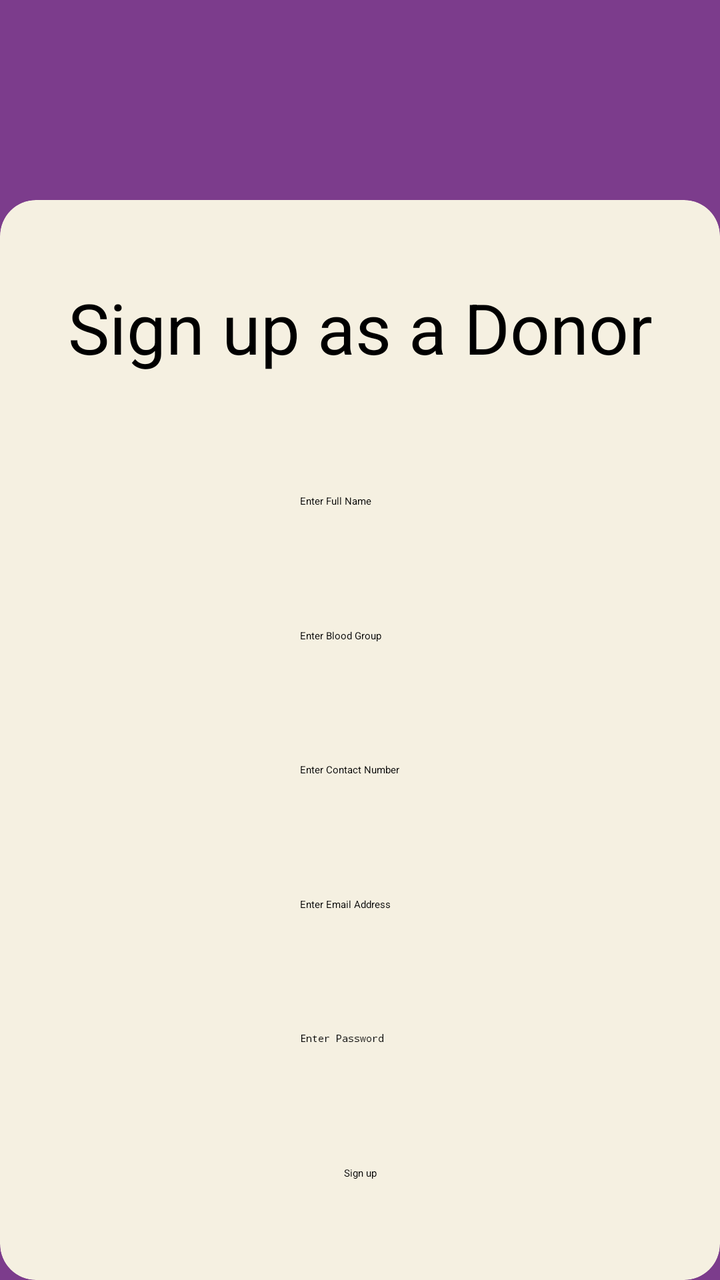
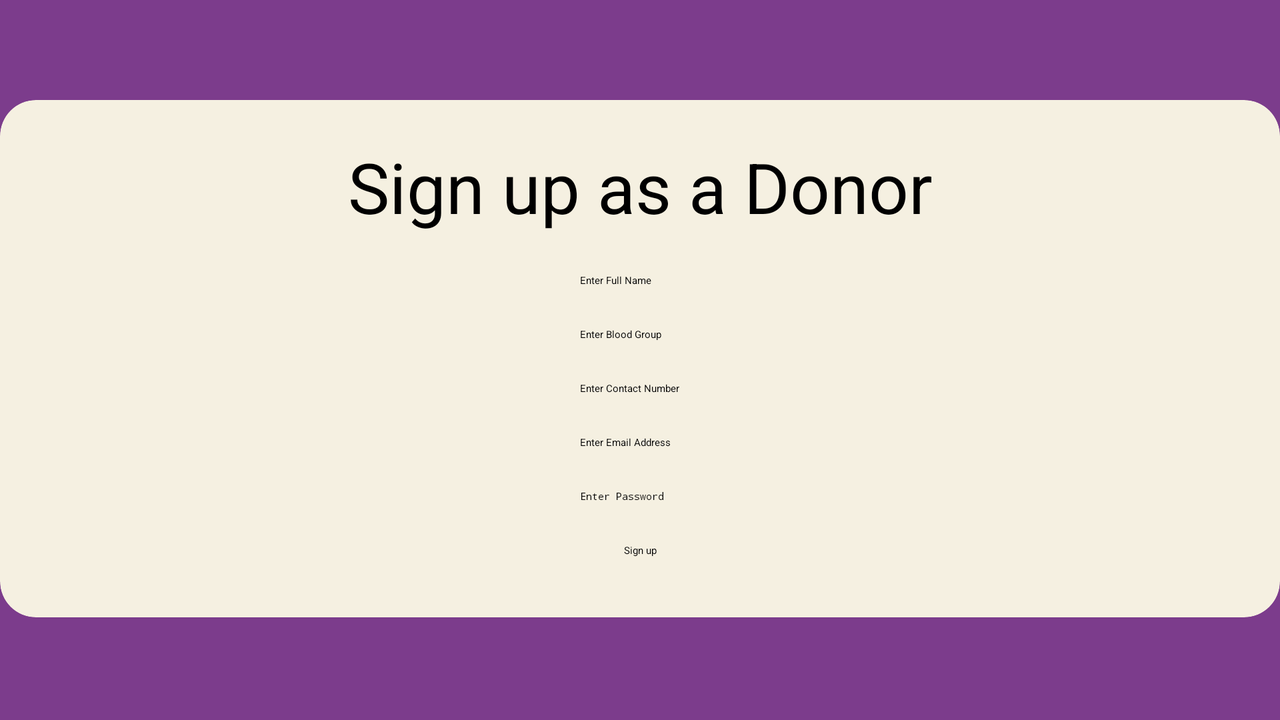

An Android layout and its configuration variant, each rendered on a device that would load it. The default file and the variant file are quoted in full after the pictures.
<!-- AndroidManifest.xml: application theme Theme.BloodBank -->
<!-- res/layout/activity_signup_donor.xml -->
<?xml version="1.0" encoding="utf-8"?>
<androidx.constraintlayout.widget.ConstraintLayout xmlns:android="http://schemas.android.com/apk/res/android"
    xmlns:app="http://schemas.android.com/apk/res-auto"
    xmlns:tools="http://schemas.android.com/tools"
    android:layout_width="match_parent"
    android:layout_height="match_parent"
    tools:context=".SignupActivity"
    android:background="@color/app_bg">
    <androidx.cardview.widget.CardView
        android:backgroundTint="@color/card_bg"
        android:layout_width="match_parent"
        android:layout_height="match_parent"
        android:layout_marginTop="100dp"
        app:layout_constraintTop_toTopOf="parent"
        app:layout_constraintEnd_toEndOf="parent"
        app:layout_constraintStart_toStartOf="parent"
        app:layout_constraintBottom_toBottomOf="parent"
        app:cardCornerRadius="@dimen/card_radius">
    <androidx.constraintlayout.widget.ConstraintLayout
        android:layout_width="match_parent"
        android:layout_height="match_parent"
        >

        <TextView
            android:id="@+id/titleText"
            android:layout_width="match_parent"
            android:layout_height="wrap_content"
            android:text="@string/signupDonor"
            android:textAlignment="center"
            android:textSize="@dimen/text_large"
            android:paddingTop="20dp"
            app:layout_constraintTop_toTopOf="parent"
            app:layout_constraintStart_toStartOf="parent"
            app:layout_constraintEnd_toEndOf="parent"
            app:layout_constraintBottom_toTopOf="@+id/editTextName"
            />

        <EditText
            android:id="@+id/editTextName"
            android:layout_width="wrap_content"
            android:layout_height="wrap_content"
            android:ems="10"
            android:layout_marginTop="40dp"
            android:inputType="textPersonName"
            android:hint="@string/nameHint"
            app:layout_constraintTop_toBottomOf="@id/titleText"
            app:layout_constraintStart_toStartOf="parent"
            app:layout_constraintEnd_toEndOf="parent"
            app:layout_constraintBottom_toTopOf="@id/editTextBloodGrp"/>

        <EditText
            android:id="@+id/editTextBloodGrp"
            android:layout_width="wrap_content"
            android:layout_height="wrap_content"
            android:ems="10"
            android:layout_marginTop="40dp"
            android:inputType="textPersonName"
            android:hint="@string/bloodgrpHint"
            android:maxLength="3"
            app:layout_constraintTop_toBottomOf="@id/editTextName"
            app:layout_constraintStart_toStartOf="parent"
            app:layout_constraintEnd_toEndOf="parent"
            app:layout_constraintBottom_toTopOf="@id/editTextPhone"/>

        <EditText
            android:id="@+id/editTextPhone"
            android:layout_width="wrap_content"
            android:layout_height="wrap_content"
            android:ems="10"
            android:layout_marginTop="40dp"
            android:maxLength="10"
            android:inputType="phone"
            android:hint="@string/contactHint"
            app:layout_constraintStart_toStartOf="parent"
            app:layout_constraintEnd_toEndOf="parent"
            app:layout_constraintBottom_toTopOf="@id/editTextEmailAddress"
            app:layout_constraintTop_toBottomOf="@id/editTextBloodGrp"/>

        <EditText
            android:id="@+id/editTextEmailAddress"
            android:layout_width="wrap_content"
            android:layout_height="wrap_content"
            android:ems="10"
            android:layout_marginTop="40dp"
            android:inputType="textEmailAddress"
            app:layout_constraintTop_toBottomOf="@id/editTextPhone"
            app:layout_constraintBottom_toTopOf="@id/editTextPassword"
            app:layout_constraintStart_toStartOf="parent"
            app:layout_constraintEnd_toEndOf="parent"
            android:hint="@string/emailHint"
            />

        <EditText
            android:id="@+id/editTextPassword"
            android:layout_width="wrap_content"
            android:layout_height="wrap_content"
            android:ems="10"
            android:layout_marginTop="40dp"
            android:inputType="textPassword"
            app:layout_constraintTop_toBottomOf="@id/editTextEmailAddress"
            app:layout_constraintStart_toStartOf="parent"
            app:layout_constraintEnd_toEndOf="parent"
            app:layout_constraintBottom_toTopOf="@id/signupBtn"
            android:hint="@string/passwordHint"/>


        <Button
            android:id="@+id/signupBtn"
            android:layout_width="wrap_content"
            android:layout_height="wrap_content"
            android:text="@string/signup"
            android:layout_marginTop="40dp"
            app:layout_constraintTop_toBottomOf="@id/editTextPassword"
            app:layout_constraintStart_toStartOf="parent"
            app:layout_constraintEnd_toEndOf="parent"
            android:backgroundTint="@color/btn_success"
            app:layout_constraintBottom_toBottomOf="parent"
            android:layout_marginBottom="30dp"/>

    </androidx.constraintlayout.widget.ConstraintLayout>
    </androidx.cardview.widget.CardView>
</androidx.constraintlayout.widget.ConstraintLayout>
<!-- resources referenced by this layout -->
<resources>
  <color name="app_bg">#7c3c8c</color>
  <color name="btn_success">#0BCE83</color>
  <color name="card_bg">#f5f0e1</color>
  <dimen name="card_radius">18dp</dimen>
  <dimen name="text_large">35sp</dimen>
  <string name="bloodgrpHint">Enter Blood Group</string>
  <string name="contactHint">Enter Contact Number</string>
  <string name="emailHint">Enter Email Address</string>
  <string name="nameHint">Enter Full Name</string>
  <string name="passwordHint">Enter Password</string>
  <string name="signup">Sign up</string>
  <string name="signupDonor">Sign up as a Donor</string>
</resources>
<!-- res/layout-land/activity_signup_donor.xml (the repository's variant of the layout above) -->
<!-- drawn on the phone turned sideways -->
<?xml version="1.0" encoding="utf-8"?>
<androidx.constraintlayout.widget.ConstraintLayout xmlns:android="http://schemas.android.com/apk/res/android"
    xmlns:app="http://schemas.android.com/apk/res-auto"
    xmlns:tools="http://schemas.android.com/tools"
    android:layout_width="match_parent"
    android:layout_height="match_parent"
    tools:context=".SignupActivity"
    android:background="@color/app_bg">
    <ScrollView
        android:id="@+id/scrollView"
        android:layout_width="match_parent"
        android:layout_height="match_parent"
        app:layout_constraintTop_toTopOf="parent"
        app:layout_constraintEnd_toEndOf="parent"
        app:layout_constraintStart_toStartOf="parent"
        app:layout_constraintBottom_toBottomOf="parent">
    <LinearLayout
        android:layout_width="match_parent"
        android:layout_height="match_parent"
        android:orientation="vertical" >
        <androidx.cardview.widget.CardView
            android:backgroundTint="@color/card_bg"
            android:layout_width="match_parent"
            android:layout_height="match_parent"
            android:layout_marginTop="50dp"
            app:cardCornerRadius="@dimen/card_radius">
        <androidx.constraintlayout.widget.ConstraintLayout
            android:layout_width="match_parent"
            android:layout_height="match_parent"
            >

            <TextView
                android:id="@+id/titleText"
                android:layout_width="match_parent"
                android:layout_height="wrap_content"
                android:text="@string/signupDonor"
                android:textAlignment="center"
                android:textSize="@dimen/text_large"
                android:paddingTop="20dp"
                app:layout_constraintTop_toTopOf="parent"
                app:layout_constraintStart_toStartOf="parent"
                app:layout_constraintEnd_toEndOf="parent"
                app:layout_constraintBottom_toTopOf="@+id/editTextName"
                />

            <EditText
                android:id="@+id/editTextName"
                android:layout_width="wrap_content"
                android:layout_height="wrap_content"
                android:ems="10"
                android:layout_marginTop="20dp"
                android:inputType="textPersonName"
                android:hint="@string/nameHint"
                app:layout_constraintTop_toBottomOf="@id/titleText"
                app:layout_constraintStart_toStartOf="parent"
                app:layout_constraintEnd_toEndOf="parent"
                app:layout_constraintBottom_toTopOf="@id/editTextBloodGrp"/>

            <EditText
                android:id="@+id/editTextBloodGrp"
                android:layout_width="wrap_content"
                android:layout_height="wrap_content"
                android:ems="10"
                android:layout_marginTop="20dp"
                android:inputType="textPersonName"
                android:hint="@string/bloodgrpHint"
                android:maxLength="3"
                app:layout_constraintTop_toBottomOf="@id/editTextName"
                app:layout_constraintStart_toStartOf="parent"
                app:layout_constraintEnd_toEndOf="parent"
                app:layout_constraintBottom_toTopOf="@id/editTextPhone"/>

            <EditText
                android:id="@+id/editTextPhone"
                android:layout_width="wrap_content"
                android:layout_height="wrap_content"
                android:ems="10"
                android:layout_marginTop="20dp"
                android:maxLength="10"
                android:inputType="phone"
                android:hint="@string/contactHint"
                app:layout_constraintStart_toStartOf="parent"
                app:layout_constraintEnd_toEndOf="parent"
                app:layout_constraintBottom_toTopOf="@id/editTextEmailAddress"
                app:layout_constraintTop_toBottomOf="@id/editTextBloodGrp"/>

            <EditText
                android:id="@+id/editTextEmailAddress"
                android:layout_width="wrap_content"
                android:layout_height="wrap_content"
                android:ems="10"
                android:layout_marginTop="20dp"
                android:inputType="textEmailAddress"
                app:layout_constraintTop_toBottomOf="@id/editTextPhone"
                app:layout_constraintBottom_toTopOf="@id/editTextPassword"
                app:layout_constraintStart_toStartOf="parent"
                app:layout_constraintEnd_toEndOf="parent"
                android:hint="@string/emailHint"
                />

            <EditText
                android:id="@+id/editTextPassword"
                android:layout_width="wrap_content"
                android:layout_height="wrap_content"
                android:ems="10"
                android:layout_marginTop="20dp"
                android:inputType="textPassword"
                app:layout_constraintTop_toBottomOf="@id/editTextEmailAddress"
                app:layout_constraintStart_toStartOf="parent"
                app:layout_constraintEnd_toEndOf="parent"
                app:layout_constraintBottom_toTopOf="@id/signupBtn"
                android:hint="@string/passwordHint"/>


            <Button
                android:id="@+id/signupBtn"
                android:layout_width="wrap_content"
                android:layout_height="wrap_content"
                android:text="@string/signup"
                android:layout_marginTop="20dp"
                app:layout_constraintTop_toBottomOf="@id/editTextPassword"
                app:layout_constraintStart_toStartOf="parent"
                app:layout_constraintEnd_toEndOf="parent"
                android:backgroundTint="@color/btn_success"
                app:layout_constraintBottom_toBottomOf="parent"
                android:layout_marginBottom="30dp"/>

        </androidx.constraintlayout.widget.ConstraintLayout>
        </androidx.cardview.widget.CardView>
    </LinearLayout>
    </ScrollView>
</androidx.constraintlayout.widget.ConstraintLayout>
